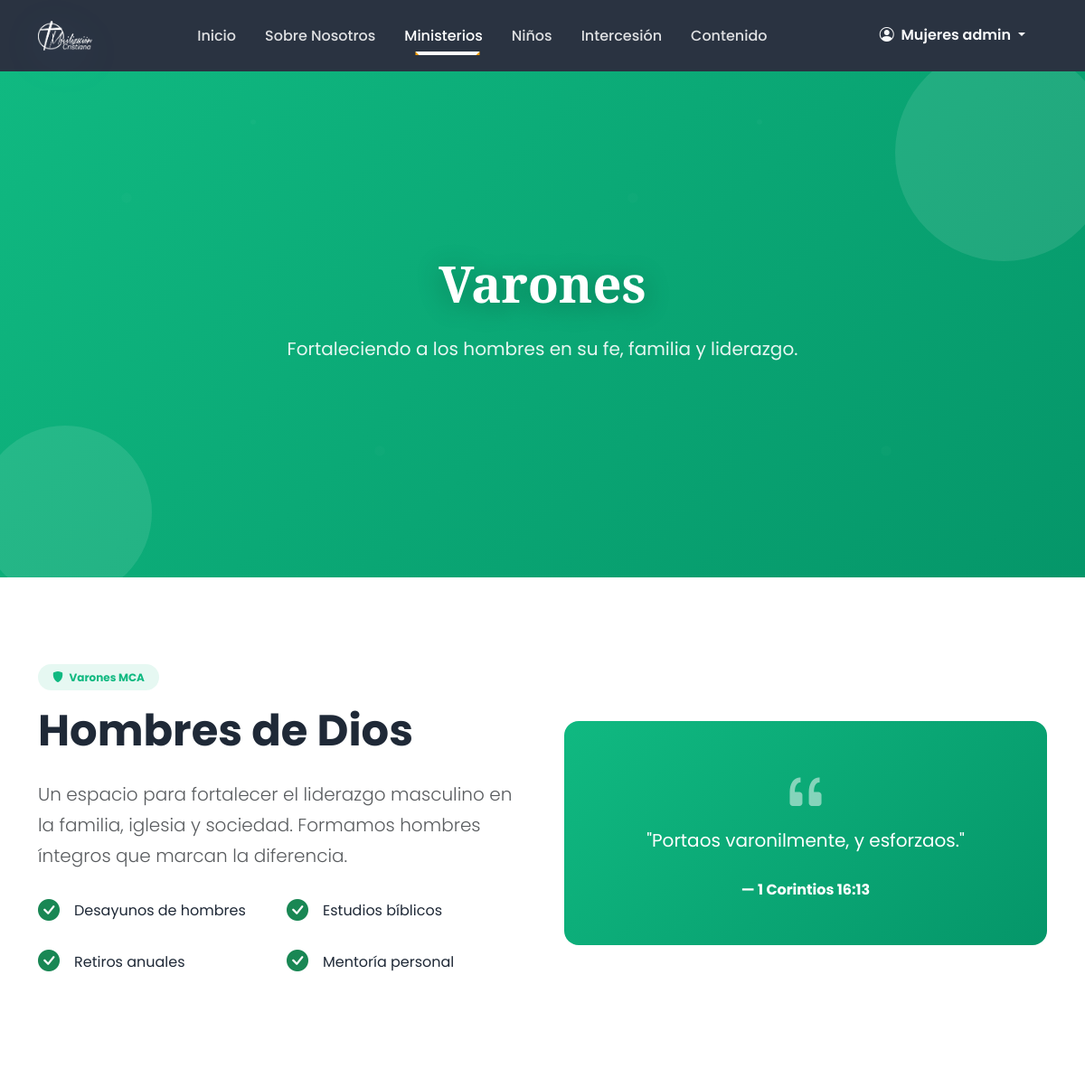
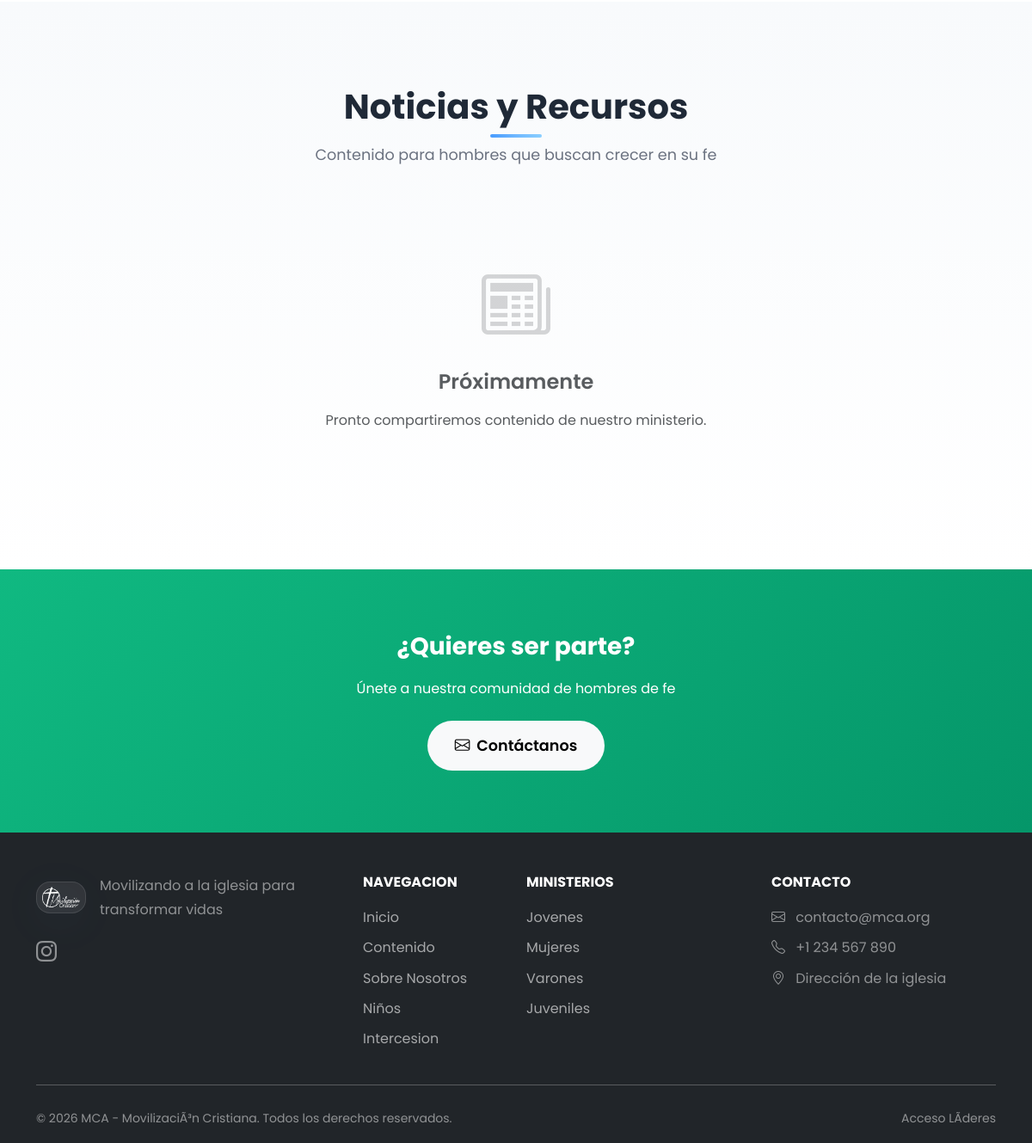
The page /varones.php (signed in) on the database its author committed (2 pictures, top to bottom).
### tables this page shows
CREATE TABLE `users` (
  `id` int(11) NOT NULL,
  `username` varchar(50) NOT NULL,
  `email` varchar(100) NOT NULL,
  `password` varchar(255) NOT NULL,
  `full_name` varchar(100) NOT NULL,
  `phone` varchar(20) DEFAULT NULL,
  `role` enum('admin','supervisor','lider','admin_jovenes','admin_mujeres','admin_varones','admin_juveniles','admin_evangelismo','admin_intercesion','user') NOT NULL DEFAULT 'user',
  `is_active` tinyint(1) NOT NULL DEFAULT 1,
  `created_at` timestamp NOT NULL DEFAULT current_timestamp(),
  `updated_at` timestamp NOT NULL DEFAULT current_timestamp() ON UPDATE current_timestamp()
);

CREATE TABLE `seccion_config` (
  `id` int(11) NOT NULL,
  `seccion_key` varchar(50) NOT NULL,
  `header_image_url` varchar(255) DEFAULT NULL,
  `header_title` varchar(255) DEFAULT NULL,
  `header_subtitle` text DEFAULT NULL,
  `updated_at` timestamp NOT NULL DEFAULT current_timestamp() ON UPDATE current_timestamp()
);

### includes/functions.php (called while the page is built, shortened)
<?php
function getCurrentUser() {
    if (isset($_SESSION['user_id'])) {
        try {
            $pdo = getConnection();
            $stmt = $pdo->prepare("SELECT * FROM users WHERE id = ? AND is_active = 1");
            $stmt->execute([$_SESSION['user_id']]);
            return $stmt->fetch();
        } catch (Exception $e) {
            return null;
        }
    }
    return null;
}
function sanitize($input) {
    return htmlspecialchars(trim($input), ENT_QUOTES, 'UTF-8');
}
function getSectionConfig($sectionKey, $refresh = false) {
    try {
        $pdo = getConnection();
        $stmt = $pdo->prepare("SELECT * FROM seccion_config WHERE seccion_key = ?");
        $stmt->execute([$sectionKey]);
        $config = $stmt->fetch(PDO::FETCH_ASSOC);
        if ($config) {
            return $config;
        }
    } catch (Exception $e) {
    }
    return [];
}

### varones.php (the view, shortened to what this page needs)
<?php
$seccion = 'varones';
require_once __DIR__ . '/includes/header.php';
$publicaciones = getPublications($seccion, 12);
$sectionConfig = getSectionConfig($seccion);
$heroStyle = 'min-height: 50vh; background: linear-gradient(135deg, #10b981 0%, #059669 100%);';
$heroTitle = $sectionConfig['header_title'] ?? 'Ministerio de Varones';
$heroSubtitle = $sectionConfig['header_subtitle'] ?? 'Liderazgo y servicio con integridad. Hombres que reflejan el carácter de Cristo.';
?>
<section class="hero-section text-white" style="<?= $heroStyle ?>">
    <div class="floating-shapes">
        <div class="shape"></div>
        <div class="shape"></div>
    </div>
    <div class="container">
        <div class="row align-items-center justify-content-center text-center" style="min-height: 50vh;">
            <div class="col-lg-8 hero-content" data-aos="fade-up">
                <h1 class="hero-title display-heading"><?= sanitize($heroTitle) ?></h1>
                <p class="hero-subtitle mx-auto">
                    <?= sanitize($heroSubtitle) ?>
                </p>
            </div>
        </div>
    </div>
</section>
<section class="py-5">
    <div class="container py-5">
        <div class="row align-items-center g-5">
            <div class="col-lg-6" data-aos="fade-right">
                <span class="badge mb-3 px-3 py-2 rounded-pill" style="background: rgba(16, 185, 129, 0.1); color: #10b981;">
                    <i class="bi bi-shield-fill me-1"></i> Varones MCA
                </span>
                <h2 class="display-5 fw-bold mb-4">Hombres de Dios</h2>
                <p class="lead text-muted mb-4">
                    Un espacio para fortalecer el liderazgo masculino en la familia, iglesia y sociedad.
                    Formamos hombres íntegros que marcan la diferencia.
                </p>
                <div class="row g-3 mb-4">
                    <div class="col-6">
                        <div class="d-flex align-items-center">
                            <i class="bi bi-check-circle-fill text-success fs-4 me-3"></i>
                            <span>Desayunos de hombres</span>
                        </div>
                    </div>
                    <div class="col-6">
                        <div class="d-flex align-items-center">
                            <i class="bi bi-check-circle-fill text-success fs-4 me-3"></i>
                            <span>Estudios bíblicos</span>
                        </div>
                    </div>
                    <div class="col-6">
                        <div class="d-flex align-items-center">
                            <i class="bi bi-check-circle-fill text-success fs-4 me-3"></i>
                            <span>Retiros anuales</span>
                        </div>
                    </div>
                    <div class="col-6">
                        <div class="d-flex align-items-center">
                            <i class="bi bi-check-circle-fill text-success fs-4 me-3"></i>
                            <span>Mentoría personal</span>
                        </div>
                    </div>
                </div>
            </div>
            <div class="col-lg-6" data-aos="fade-left">
                <div class="rounded-4 p-5 text-white text-center" style="background: linear-gradient(135deg, #10b981, #059669);">
                    <i class="bi bi-quote display-4 mb-3 opacity-50"></i>
                    <p class="fs-5 mb-4">
                        "Portaos varonilmente, y esforzaos."
                    </p>
                    <p class="fw-bold mb-0">— 1 Corintios 16:13</p>
                </div>
            </div>
        </div>
    </div>
</section>
<section class="py-5 bg-light-gradient">
    <div class="container py-5">
        <div class="section-header" data-aos="fade-up">
            <h2>Noticias y Recursos</h2>
            <p>Contenido para hombres que buscan crecer en su fe</p>
        </div>
        <?php if (!empty($publicaciones)): ?>
        <div class="row g-4">
            <?php foreach ($publicaciones as $post): ?>
            <div class="col-lg-4 col-md-6" data-aos="fade-up">
                <div class="card blog-card h-100">
                    <?php if ($post['imagen']): ?>
                    <img src="<?= BASE_URL . $post['imagen'] ?>" class="card-img-top" alt="<?= sanitize($post['titulo']) ?>">
                    <?php else: ?>
                    <div class="card-img-top d-flex align-items-center justify-content-center" style="height: 200px; background: linear-gradient(135deg, #10b981, #059669);">
                        <i class="bi bi-shield-fill text-white display-4"></i>
                    </div>
                    <?php endif; ?>
                    <div class="card-body">
                        <div class="card-meta">
                            <span><i class="bi bi-calendar3 me-1"></i><?= formatDate($post['created_at']) ?></span>
                        </div>
                        <h5 class="card-title"><?= sanitize($post['titulo']) ?></h5>
                        <p class="card-text"><?= sanitize(substr(strip_tags($post['contenido']), 0, 100)) ?>...</p>
                    </div>
                    <div class="card-footer bg-transparent border-0 pb-3">
                        <a href="<?= BASE_URL ?>/publicacion.php?id=<?= $post['id'] ?>" class="btn btn-outline-success btn-sm">
                            Leer Más <i class="bi bi-arrow-right"></i>
                        </a>
                    </div>
                </div>
            </div>
            <?php endforeach; ?>
        </div>
        <?php else: ?>
        <div class="text-center py-5">
            <i class="bi bi-newspaper display-1 text-muted opacity-25"></i>
            <h4 class="mt-4 text-muted">Próximamente</h4>
            <p class="text-muted">Pronto compartiremos contenido de nuestro ministerio.</p>
        </div>
        <?php endif; ?>
    </div>
</section>
<section class="py-5 text-white" style="background: linear-gradient(135deg, #10b981, #059669);">
    <div class="container py-4 text-center">
        <h3 class="fw-bold mb-3">¿Quieres ser parte?</h3>
        <p class="opacity-90 mb-4">Únete a nuestra comunidad de hombres de fe</p>
        <a href="<?= BASE_URL ?>/formularios.php" class="btn btn-light btn-lg">
            <i class="bi bi-envelope me-2"></i>Contáctanos
        </a>
    </div>
</section>
<?php require_once __DIR__ . '/includes/footer.php'; ?>

### includes/header.php (shortened to what this page needs)
<?php
require_once __DIR__ . '/functions.php';
$currentUser = getCurrentUser();
$currentPage = basename($_SERVER['PHP_SELF'], '.php');
?>
<!DOCTYPE html>
<html lang="es">
<head>
    <link href="https://cdn.jsdelivr.net/npm/bootstrap@5.3.2/dist/css/bootstrap.min.css" rel="stylesheet">
    <link href="https://cdn.jsdelivr.net/npm/bootstrap-icons@1.11.1/font/bootstrap-icons.css" rel="stylesheet">
    <link href="https://unpkg.com/aos@2.3.1/dist/aos.css" rel="stylesheet">
    <link href="<?= BASE_URL ?>/public/css/diseño.css" rel="stylesheet">
</head>
<body>
    <nav class="navbar navbar-expand-lg navbar-dark sticky-top" id="mainNav">
        <div class="container">
            <a class="navbar-brand fw-bold" href="<?= BASE_URL ?>">
                <img src="<?= BASE_URL ?>/uploads/logos/logomca.png" alt="Logo MCA" class="site-logo navbar-logo" style="width: 60px; height: 70px; max-width: none;">
            </a>
            <div class="collapse navbar-collapse" id="navbarNav">
                <ul class="navbar-nav mx-auto">
                    <li class="nav-item">
                        <a class="nav-link <?= $currentPage === 'index' ? 'active' : '' ?>" href="<?= BASE_URL ?>">Inicio</a>
                    </li>
                    <li class="nav-item">
                        <a class="nav-link <?= $currentPage === 'nosotros' ? 'active' : '' ?>" href="<?= BASE_URL ?>/nosotros.php">Sobre Nosotros</a>
                    </li>
                    <li class="nav-item dropdown">
                        <a class="nav-link dropdown-toggle <?= in_array($currentPage, ['jovenes', 'mujeres', 'varones', 'juveniles']) ? 'active' : '' ?>" href="#" role="button" data-bs-toggle="dropdown">
                            Ministerios
                        </a>
                    </li>
                    <li class="nav-item">
                        <a class="nav-link <?= $currentPage === 'niños' ? 'active' : '' ?>" href="<?= BASE_URL ?>/niños.php">Niños</a>
                    </li>
                    <li class="nav-item">
                        <a class="nav-link <?= $currentPage === 'intercesion' ? 'active' : '' ?>" href="<?= BASE_URL ?>/intercesion.php">Intercesión</a>
                    </li>
                    <li class="nav-item">
                        <a class="nav-link" href="#contenido">Contenido</a>
                    </li>
                </ul>
                <div class="d-flex align-items-center">
                    <?php if ($currentUser): ?>
                        <div class="dropdown">
                            <button class="btn btn-outline-light rounded-pill dropdown-toggle" type="button" data-bs-toggle="dropdown">
                                <i class="bi bi-person-circle me-1"></i>
                                <?= sanitize($currentUser['full_name']) ?>
                            </button>
                        </div>
                    <?php else: ?>
                        <a href="<?= BASE_URL ?>/login.php" class="btn btn-outline-light rounded-pill me-2">
                            <i class="bi bi-box-arrow-in-right me-1"></i>Ingresar
                        </a>
                    <?php endif; ?>
                </div>
            </div>
        </div>
    </nav>

### rows shown on the page
users: full_name "Mujeres admin"
seccion_config: header_title "Varones", header_subtitle "Fortaleciendo a los hombres en su fe, familia y liderazgo."

### other values the page prints
getSetting('site_email', 'contacto@mca.org') "contacto@mca.org"
getSetting('site_phone', '+56 9 1234 5678') "+1 234 567 890"
getSetting('site_address', 'Santiago, Chile') "Dirección de la iglesia"
